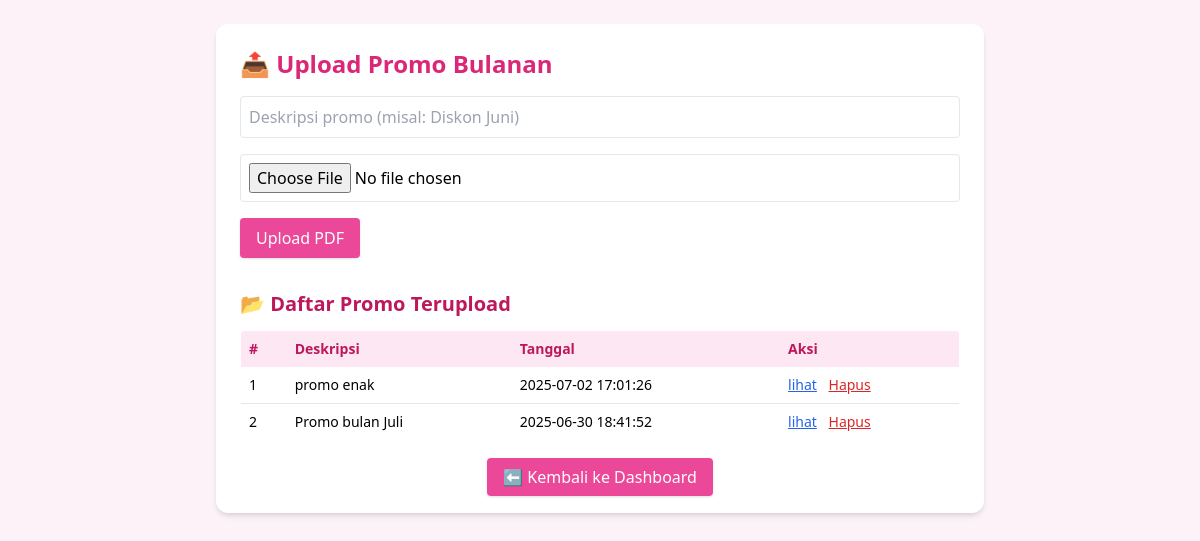
The page /upload_promo.php (signed in) on the database its author committed.
### tables this page shows
CREATE TABLE `promo` (
  `id` int(11) NOT NULL,
  `nama_file` varchar(255) DEFAULT NULL,
  `deskripsi` text DEFAULT NULL,
  `tanggal_upload` datetime DEFAULT current_timestamp()
);

### upload_promo.php (the view, shortened to what this page needs)
<?php
include 'koneksi.php';
$dataPromo = mysqli_query($koneksi, "SELECT * FROM promo ORDER BY tanggal_upload DESC");
?>
<!DOCTYPE html>
<html lang="id">
<head>
  <script src="https://cdn.tailwindcss.com"></script>
</head>
<body class="bg-pink-50 p-6 min-h-screen">
  <div class="max-w-3xl mx-auto bg-white p-6 rounded-xl shadow-md">
    <h1 class="text-2xl font-bold text-pink-600 mb-4">📤 Upload Promo Bulanan</h1>
    <form action="" method="POST" enctype="multipart/form-data" class="mb-8 space-y-4">
      <input type="text" name="deskripsi" placeholder="Deskripsi promo (misal: Diskon Juni)" class="w-full border p-2 rounded" required>
      <input type="file" name="promo_pdf" accept="application/pdf" class="w-full border p-2 rounded" required>
      <button type="submit" class="bg-pink-500 hover:bg-pink-600 text-white px-4 py-2 rounded shadow">Upload PDF</button>
    </form>
    <?php if (mysqli_num_rows($dataPromo) > 0): ?>
      <h2 class="text-xl font-semibold text-pink-700 mb-3">📂 Daftar Promo Terupload</h2>
      <table class="w-full text-sm text-left border border-gray-200 rounded overflow-hidden">
        <thead class="bg-pink-100 text-pink-700">
          <tr>
            <th class="p-2">#</th>
            <th class="p-2">Deskripsi</th>
            <th class="p-2">Tanggal</th>
            <th class="p-2">Aksi</th>
          </tr>
        </thead>
        <tbody class="bg-white">
          <?php $no = 1; while($p = mysqli_fetch_assoc($dataPromo)): ?>
            <tr class="border-b">
              <td class="p-2"><?= $no++ ?></td>
              <td class="p-2"><?= htmlspecialchars($p['deskripsi'] ?? '-') ?></td>
              <td class="p-2"><?= $p['tanggal_upload'] ?></td>
              <td class="p-2 space-x-2">
                <a href="promo/<?= htmlspecialchars($p['nama_file']) ?>" target="_blank" class="text-blue-600 underline">lihat</a>
                <a href="?hapus=<?= $p['id'] ?>" onclick="return confirm('Yakin ingin menghapus promo ini?')" class="text-red-600 underline">Hapus</a>
              </td>
            </tr>
          <?php endwhile; ?>
        </tbody>
      </table>
    <?php else: ?>
      <p class="text-gray-500 mt-6">Belum ada promo yang diupload.</p>
    <?php endif; ?>
    <div class="mt-6 text-center">
      <a href="admin_dashboard.php" class="bg-pink-500 hover:bg-pink-600 text-white px-4 py-2 rounded shadow">
        ⬅️ Kembali ke Dashboard
      </a>
    </div>
  </div>
</body>
</html>

### rows shown on the page
promo: deskripsi "promo enak", tanggal_upload "2025-07-02 17:01:26"
promo: deskripsi "Promo bulan Juli", tanggal_upload "2025-06-30 18:41:52"
